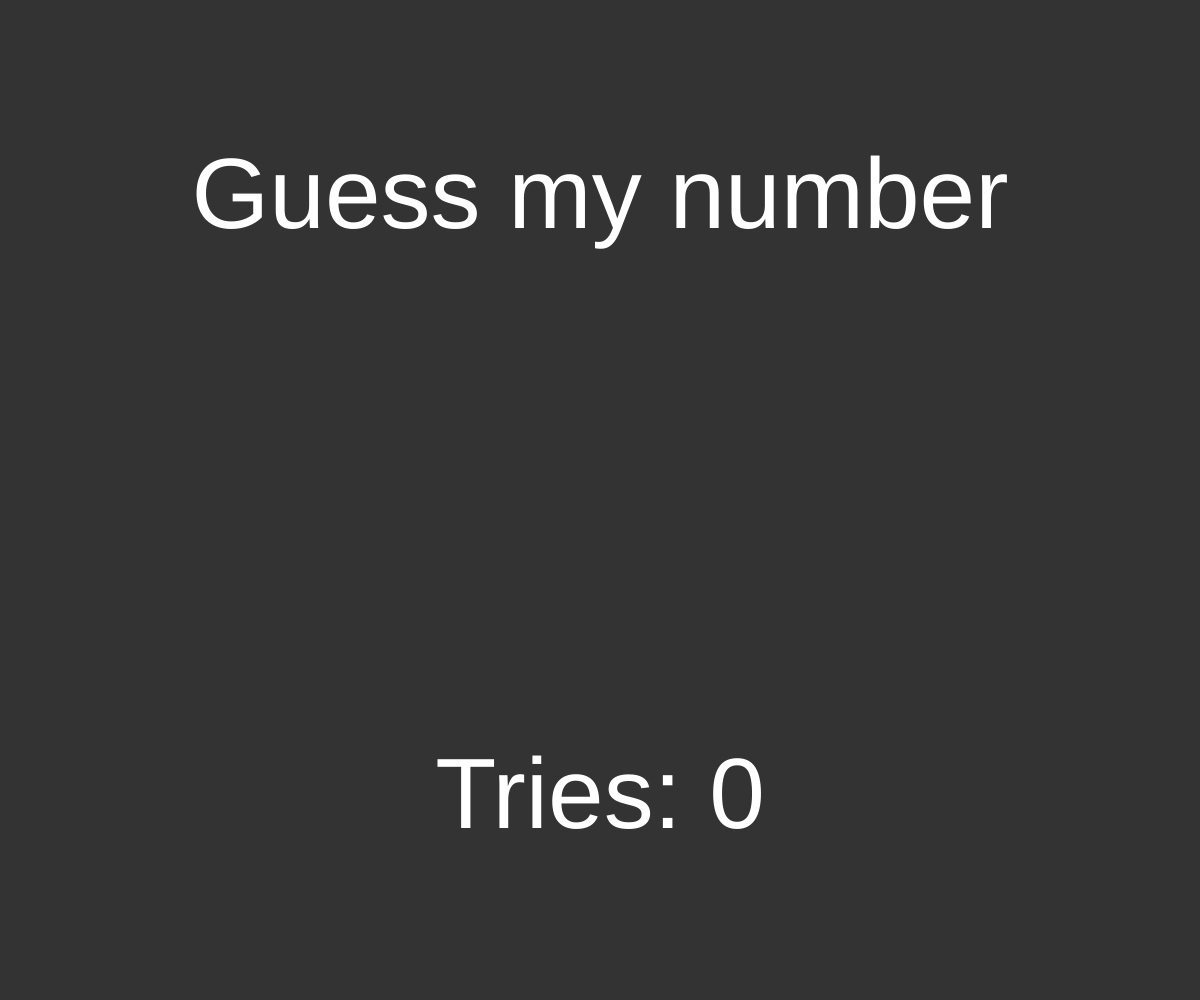
Frame 1 (no input)
Frame 60 (no input): identical to frame 1, image omitted
Frame 120 (the mouse pressed at the canvas centre since frame 60): identical to frame 1, image omitted

The p5.js sketch that drew this single still picture (run headless with seeded random() and noise() and a simulated clock; from frame 60 on, the mouse is pressed at the canvas centre):

// p5.js sketch
// ── sketch.js
let answer;
let guess = ""; //store guesses as a string (text)
let statusText = "Guess my number";
let gameover = false;
let numGuesses = 0;

function setup() {
    let canvas = createCanvas(window.innerWidth, window.innerHeight); //rather than set our canvas to a set number, we can make it always fit the screen by accessing the window width and height
    canvas.position(0, 0); //create canvas actually gives us access to the canvas we created. Here, we reposition it to be in the corner of the page so it fills the whole screen
    answer = parseInt(random(0, 100)); //random gives a random number (incuding demicals) between the range we provide. ParseInt turns that number into a integer without decimals
}

function draw() {
    background(51);
    textAlign(CENTER, CENTER) //draw text from the center rather than top left corner
    fill(255);
    textSize(100); //set text size
    text(statusText, width / 2, height / 5);
    text("Tries: " + numGuesses, width / 2, height * 4 / 5); //keep track of number of guesses the player takes
    textSize(200);
    text(guess, width / 2, height / 2); //display guess in the middle of the screen
}


function keyPressed() {
    if (gameover) { //if the player guesses the number, stop inputs
        return; //return breaks out of the function and none of the following code will run
    }
    if (key == '0' || key == '1' || key == '2' || key == '3' || key == '4' || key == '5' || key == '6' || key == '7' || key == '8' || key == '9') { //key is set to the last character typed. Make sure it's a number
        guess += key;
    }
    if (keyCode == ENTER && guess.length > 0) { //for keys that don't directly type out characters (arrows keys, shift, esc...), we use key codes
        n = parseInt(guess) //turn our guess String into a number
        //update our status message accordingly
        if (n < answer) {
            statusText = guess + " is too low"
        }
        if (n > answer) {
            statusText = guess + " is too high"
        }
        if (n == answer) {
            statusText = guess + " is my number!"
            gameover = true;
        }
        numGuesses++;
        guess = ""; //reset our guess 
    }

    if (keyCode == BACKSPACE && guess.length > 0) { //backspace
        guess = guess.substring(0, guess.length - 1);
    }
}
